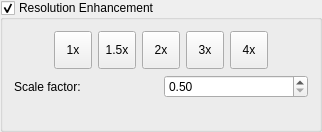
    <widget class="QGroupBox" name="scalingPanel">
     <property name="title">
      <string>Resolution Enhancement</string>
     </property>
     <property name="checkable">
      <bool>true</bool>
     </property>
     <property name="visible">
      <bool>false</bool>
     </property>
     <layout class="QVBoxLayout" name="scalingPanelVerticalLayout">
      <item>
       <layout class="QHBoxLayout" name="scalingPanelHorizontalLayout">
        <item>
         <spacer name="horizontalSpacer_3">
          <property name="orientation">
           <enum>Qt::Horizontal</enum>
          </property>
          <property name="sizeHint" stdset="0">
           <size>
            <width>40</width>
            <height>20</height>
           </size>
          </property>
         </spacer>
        </item>
        <item>
         <widget class="QToolButton" name="scale1xBtn">
          <property name="minimumSize">
           <size>
            <width>38</width>
            <height>38</height>
           </size>
          </property>
          <property name="text">
           <string>1x</string>
          </property>
          <property name="checkable">
           <bool>true</bool>
          </property>
          <property name="autoExclusive">
           <bool>true</bool>
          </property>
         </widget>
        </item>
        <item>
         <widget class="QToolButton" name="scale15xBtn">
          <property name="minimumSize">
           <size>
            <width>38</width>
            <height>38</height>
           </size>
          </property>
          <property name="text">
           <string>1.5x</string>
          </property>
          <property name="checkable">
           <bool>true</bool>
          </property>
          <property name="autoExclusive">
           <bool>true</bool>
          </property>
         </widget>
        </item>
        <item>
         <widget class="QToolButton" name="scale2xBtn">
          <property name="minimumSize">
           <size>
            <width>38</width>
            <height>38</height>
           </size>
          </property>
          <property name="text">
           <string>2x</string>
          </property>
          <property name="checkable">
           <bool>true</bool>
          </property>
          <property name="autoExclusive">
           <bool>true</bool>
          </property>
         </widget>
        </item>
        <item>
         <widget class="QToolButton" name="scale3xBtn">
          <property name="minimumSize">
           <size>
            <width>38</width>
            <height>38</height>
           </size>
          </property>
          <property name="text">
           <string>3x</string>
          </property>
          <property name="checkable">
           <bool>true</bool>
          </property>
          <property name="autoExclusive">
           <bool>true</bool>
          </property>
         </widget>
        </item>
        <item>
         <widget class="QToolButton" name="scale4xBtn">
          <property name="minimumSize">
           <size>
            <width>38</width>
            <height>38</height>
           </size>
          </property>
          <property name="text">
           <string>4x</string>
          </property>
          <property name="checkable">
           <bool>true</bool>
          </property>
          <property name="autoExclusive">
           <bool>true</bool>
          </property>
         </widget>
        </item>
        <item>
         <spacer name="horizontalSpacer_4">
          <property name="orientation">
           <enum>Qt::Horizontal</enum>
          </property>
          <property name="sizeHint" stdset="0">
           <size>
            <width>40</width>
            <height>20</height>
           </size>
          </property>
         </spacer>
        </item>
       </layout>
      </item>
      <item>
       <layout class="QGridLayout" name="scaleFactorOptions">
        <item row="0" column="0">
         <widget class="QLabel" name="scaleFactorLabel">
          <property name="text">
           <string>Scale factor:</string>
          </property>
         </widget>
        </item>
        <item row="0" column="1">
         <widget class="QDoubleSpinBox" name="scaleFactor">
          <property name="toolTip">
           <string>Value is 0.5 .. 9.99.</string>
          </property>
          <property name="decimals">
           <double>4</double>
          </property>
          <property name="minimum">
           <double>0.5</double>
          </property>
          <property name="maximum">
           <double>9.99</double>
          </property>
          <property name="singleStep">
           <double>0.001</double>
          </property>
         </widget>
        </item>
       </layout>
      </item>
      <item>
       <widget class="QLabel" name="scaleLabel">
        <property name="text">
         <string/>
        </property>
        <property name="alignment">
         <set>Qt::AlignCenter</set>
        </property>
       </widget>
      </item>
     </layout>
    </widget>
